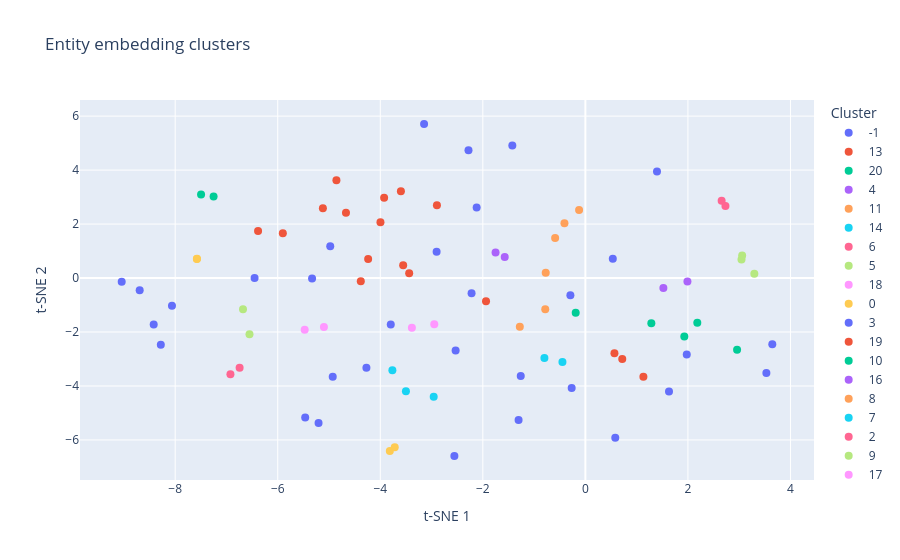

This figure's notebook cell:
### Markdown cell above
#### Predicates

### Code cell
unique_predicates = list(set(triplets["predicate"].dropna()))
embed_model_predicates = EMBEDD_MODEL_1

cluster_model_predicates = HDBSCAN(
    min_cluster_size=2,
    min_samples=2,
    metric="cosine",
    cluster_selection_method="leaf",
    cluster_selection_epsilon=0.0,
)

outlier_prompt_predicate = DECIDE_OUTLIER_FATE_RELATION
replace_prompt_predicate = FIND_BETTER_RELATION_NAME
N_predicates = 2

validate_terms(
    mapping_path="data/predicate_mapping.json",
    data=unique_predicates,
    outlier_prompt=outlier_prompt_predicate
)


predicate_mapping, valid_data_predicates, encoded_predicates, cluster_labels_predicates = create_data_mapping(
    mapping_path="data/predicate_mapping.json",
    embed_model=embed_model_predicates,
    cluster_model=cluster_model_predicates,
    replace_prompt=replace_prompt_predicate,
    N=N_predicates,
)

viz_clusters(valid_data_predicates, encoded_predicates, cluster_labels_predicates)

### Figure 1 — Plotly figure (JSON) as saved in the notebook; plotly's stock layout.template omitted (floating-point values rounded to 4 significant figures)
{"data": [{"customdata": [["-1"], ["-1"], ["-1"], ["-1"], ["-1"], ["-1"], ["-1"], ["-1"], ["-1"], ["-1"], ["-1"], ["-1"], ["-1"], ["-1"], ["-1"], ["-1"], ["-1"], ["-1"], ["-1"], ["-1"], ["-1"], ["-1"], ["-1"], ["-1"], ["-1"], ["-1"], ["-1"], ["-1"]], "hovertemplate": "<b>%{hovertext}</b><br><br>cluster=%{customdata[0]}<extra></extra>", "hovertext": ["mandated resignation permitted", "denies equality", "discusses geneva i and geneva ii developments", "avoids leading to a dead end", "perceived themselves as history’s creators", "reexamines", "presented decorations in the field", "is the largest", "holds similar positions", "requires flexible housing fund establishment", "promotes national unity", "must be kept in state hands", "purchases", "unilaterally declared independence", "maintains strict accuracy against distortion", "facilitated lifting of restrictions", "offered observer participation in anti-terrorism efforts", "consults foreign experts", "recognizes acute regional immigration challenges", "applies single tariff", "condemns extremists", "promotes safe technology adoption", "gave technical support to", "could be appealing", "outperforms in negotiations", "initiated official visit", "acknowledges insufficiency in effectiveness of land use registration", "enabled creation"], "legendgroup": "-1", "marker": {"color": "#636efa", "size": 8, "symbol": "circle"}, "mode": "markers", "name": "-1", "orientation": "v", "showlegend": true, "type": "scatter", "x": [0.535, -0.2672, 1.397, -0.2923, -1.303, -2.901, -4.927, -3.146, -2.28, 3.53, -3.795, 1.977, -8.28, 1.631, -1.425, -2.121, -2.531, -6.452, -2.22, 0.5831, -1.261, -5.465, -5.204, -4.271, -4.976, -5.33, 3.646, -2.555], "xaxis": "x", "y": [0.7161, -4.075, 3.952, -0.6422, -5.26, 0.9763, -3.657, 5.707, 4.737, -3.521, -1.721, -2.837, -2.471, -4.203, 4.91, 2.616, -2.681, 0.004324, -0.5652, -5.922, -3.632, -5.168, -5.371, -3.326, 1.181, -0.01885, -2.45, -6.594], "yaxis": "y"}, {"customdata": [["13"], ["13"], ["13"], ["13"], ["13"]], "hovertemplate": "<b>%{hovertext}</b><br><br>cluster=%{customdata[0]}<extra></extra>", "hovertext": ["is prepared for engagement", "addresses systemic issues", "held preliminary discussions", "desires resolution swiftly", "seeks understanding for resolution"], "legendgroup": "13", "marker": {"color": "#EF553B", "size": 8, "symbol": "circle"}, "mode": "markers", "name": "13", "orientation": "v", "showlegend": true, "type": "scatter", "x": [-4.237, -1.938, -4.38, -3.554, -3.436], "xaxis": "x", "y": [0.7039, -0.8636, -0.1216, 0.4704, 0.1745], "yaxis": "y"}, {"customdata": [["20"], ["20"], ["20"], ["20"], ["20"]], "hovertemplate": "<b>%{hovertext}</b><br><br>cluster=%{customdata[0]}<extra></extra>", "hovertext": ["prevents conflicts", "strengthens property rights", "emphasizes security and stability", "maintained governance continuity", "preserves sovereignty and security"], "legendgroup": "20", "marker": {"color": "#00cc96", "size": 8, "symbol": "circle"}, "mode": "markers", "name": "20", "orientation": "v", "showlegend": true, "type": "scatter", "x": [-0.1886, 2.959, 1.287, 2.183, 1.93], "xaxis": "x", "y": [-1.291, -2.658, -1.671, -1.658, -2.17], "yaxis": "y"}, {"customdata": [["4"], ["4"]], "hovertemplate": "<b>%{hovertext}</b><br><br>cluster=%{customdata[0]}<extra></extra>", "hovertext": ["recognizes political dynamics", "determined by 20th-century geopolitics"], "legendgroup": "4", "marker": {"color": "#ab63fa", "size": 8, "symbol": "circle"}, "mode": "markers", "name": "4", "orientation": "v", "showlegend": true, "type": "scatter", "x": [1.522, 1.99], "xaxis": "x", "y": [-0.3686, -0.1242], "yaxis": "y"}, {"customdata": [["11"], ["11"], ["11"]], "hovertemplate": "<b>%{hovertext}</b><br><br>cluster=%{customdata[0]}<extra></extra>", "hovertext": ["caused provocation", "avoids attributing blame", "holds accountability for future outcomes"], "legendgroup": "11", "marker": {"color": "#FFA15A", "size": 8, "symbol": "circle"}, "mode": "markers", "name": "11", "orientation": "v", "showlegend": true, "type": "scatter", "x": [-0.7733, -0.7827, -1.279], "xaxis": "x", "y": [0.1951, -1.157, -1.805], "yaxis": "y"}, {"customdata": [["14"], ["14"]], "hovertemplate": "<b>%{hovertext}</b><br><br>cluster=%{customdata[0]}<extra></extra>", "hovertext": ["opposes non-compliant laws", "opposes generalised approaches"], "legendgroup": "14", "marker": {"color": "#19d3f3", "size": 8, "symbol": "circle"}, "mode": "markers", "name": "14", "orientation": "v", "showlegend": true, "type": "scatter", "x": [-0.4474, -0.799], "xaxis": "x", "y": [-3.108, -2.961], "yaxis": "y"}, {"customdata": [["6"], ["6"]], "hovertemplate": "<b>%{hovertext}</b><br><br>cluster=%{customdata[0]}<extra></extra>", "hovertext": ["focuses differently on anti-missile defense", "integrates aerospace defence systems"], "legendgroup": "6", "marker": {"color": "#FF6692", "size": 8, "symbol": "circle"}, "mode": "markers", "name": "6", "orientation": "v", "showlegend": true, "type": "scatter", "x": [2.732, 2.658], "xaxis": "x", "y": [2.671, 2.867], "yaxis": "y"}, {"customdata": [["5"], ["5"], ["5"]], "hovertemplate": "<b>%{hovertext}</b><br><br>cluster=%{customdata[0]}<extra></extra>", "hovertext": ["allows anti-russian statements", "enhanced law enforcement in the caucasus", "lies within post-soviet territory"], "legendgroup": "5", "marker": {"color": "#B6E880", "size": 8, "symbol": "circle"}, "mode": "markers", "name": "5", "orientation": "v", "showlegend": true, "type": "scatter", "x": [3.058, 3.296, 3.045], "xaxis": "x", "y": [0.8314, 0.1628, 0.685], "yaxis": "y"}, {"customdata": [["18"], ["18"]], "hovertemplate": "<b>%{hovertext}</b><br><br>cluster=%{customdata[0]}<extra></extra>", "hovertext": ["demanded higher workload", "demands improvement efforts"], "legendgroup": "18", "marker": {"color": "#FF97FF", "size": 8, "symbol": "circle"}, "mode": "markers", "name": "18", "orientation": "v", "showlegend": true, "type": "scatter", "x": [-5.474, -5.099], "xaxis": "x", "y": [-1.915, -1.812], "yaxis": "y"}, {"customdata": [["0"], ["0"]], "hovertemplate": "<b>%{hovertext}</b><br><br>cluster=%{customdata[0]}<extra></extra>", "hovertext": ["requires updating", "requires recording"], "legendgroup": "0", "marker": {"color": "#FECB52", "size": 8, "symbol": "circle"}, "mode": "markers", "name": "0", "orientation": "v", "showlegend": true, "type": "scatter", "x": [-3.814, -3.718], "xaxis": "x", "y": [-6.41, -6.273], "yaxis": "y"}, {"customdata": [["3"], ["3"]], "hovertemplate": "<b>%{hovertext}</b><br><br>cluster=%{customdata[0]}<extra></extra>", "hovertext": ["learn from", "adopted future course"], "legendgroup": "3", "marker": {"color": "#636efa", "size": 8, "symbol": "circle"}, "mode": "markers", "name": "3", "orientation": "v", "showlegend": true, "type": "scatter", "x": [-8.419, -8.063], "xaxis": "x", "y": [-1.72, -1.028], "yaxis": "y"}, {"customdata": [["19"], ["19"], ["19"], ["19"], ["19"], ["19"], ["19"], ["19"], ["19"]], "hovertemplate": "<b>%{hovertext}</b><br><br>cluster=%{customdata[0]}<extra></extra>", "hovertext": ["facilitates inter-state connections", "withholds cooperation", "conducts bilateral exchanges", "works in partnership with", "engages in bilateral working group formation", "engages in open cooperation", "intends to join oecd", "enhances exchange", "entered an economic cooperation agreement"], "legendgroup": "19", "marker": {"color": "#EF553B", "size": 8, "symbol": "circle"}, "mode": "markers", "name": "19", "orientation": "v", "showlegend": true, "type": "scatter", "x": [-2.895, -3.997, -3.925, -5.119, -4.856, -4.669, -6.384, -3.598, -5.901], "xaxis": "x", "y": [2.693, 2.068, 2.972, 2.584, 3.621, 2.415, 1.747, 3.214, 1.663], "yaxis": "y"}, {"customdata": [["10"], ["10"]], "hovertemplate": "<b>%{hovertext}</b><br><br>cluster=%{customdata[0]}<extra></extra>", "hovertext": ["provides hydrocarbons to eu", "establishes caspian sea agreements"], "legendgroup": "10", "marker": {"color": "#00cc96", "size": 8, "symbol": "circle"}, "mode": "markers", "name": "10", "orientation": "v", "showlegend": true, "type": "scatter", "x": [-7.496, -7.251], "xaxis": "x", "y": [3.099, 3.023], "yaxis": "y"}, {"customdata": [["16"], ["16"]], "hovertemplate": "<b>%{hovertext}</b><br><br>cluster=%{customdata[0]}<extra></extra>", "hovertext": ["attended despite instability", "failed coordination"], "legendgroup": "16", "marker": {"color": "#ab63fa", "size": 8, "symbol": "circle"}, "mode": "markers", "name": "16", "orientation": "v", "showlegend": true, "type": "scatter", "x": [-1.573, -1.752], "xaxis": "x", "y": [0.7814, 0.9466], "yaxis": "y"}, {"customdata": [["8"], ["8"], ["8"]], "hovertemplate": "<b>%{hovertext}</b><br><br>cluster=%{customdata[0]}<extra></extra>", "hovertext": ["led to deterioration", "detected persistent systemic decay", "triggered decline"], "legendgroup": "8", "marker": {"color": "#FFA15A", "size": 8, "symbol": "circle"}, "mode": "markers", "name": "8", "orientation": "v", "showlegend": true, "type": "scatter", "x": [-0.408, -0.1225, -0.5899], "xaxis": "x", "y": [2.034, 2.517, 1.485], "yaxis": "y"}, {"customdata": [["7"], ["7"], ["7"]], "hovertemplate": "<b>%{hovertext}</b><br><br>cluster=%{customdata[0]}<extra></extra>", "hovertext": ["requires careful analysis", "shows willingness to address concerns", "demonstrates publicly"], "legendgroup": "7", "marker": {"color": "#19d3f3", "size": 8, "symbol": "circle"}, "mode": "markers", "name": "7", "orientation": "v", "showlegend": true, "type": "scatter", "x": [-2.958, -3.764, -3.5], "xaxis": "x", "y": [-4.404, -3.42, -4.193], "yaxis": "y"}, {"customdata": [["2"], ["2"]], "hovertemplate": "<b>%{hovertext}</b><br><br>cluster=%{customdata[0]}<extra></extra>", "hovertext": ["emphasizes competitive effort for meat sales", "relies on grain production"], "legendgroup": "2", "marker": {"color": "#FF6692", "size": 8, "symbol": "circle"}, "mode": "markers", "name": "2", "orientation": "v", "showlegend": true, "type": "scatter", "x": [-6.744, -6.923], "xaxis": "x", "y": [-3.323, -3.567], "yaxis": "y"}, {"customdata": [["9"], ["9"]], "hovertemplate": "<b>%{hovertext}</b><br><br>cluster=%{customdata[0]}<extra></extra>", "hovertext": ["offered cheaper energy", "seeks economic advancement"], "legendgroup": "9", "marker": {"color": "#B6E880", "size": 8, "symbol": "circle"}, "mode": "markers", "name": "9", "orientation": "v", "showlegend": true, "type": "scatter", "x": [-6.551, -6.678], "xaxis": "x", "y": [-2.085, -1.153], "yaxis": "y"}, {"customdata": [["17"], ["17"]], "hovertemplate": "<b>%{hovertext}</b><br><br>cluster=%{customdata[0]}<extra></extra>", "hovertext": ["requires suspension of participation", "increase participation"], "legendgroup": "17", "marker": {"color": "#FF97FF", "size": 8, "symbol": "circle"}, "mode": "markers", "name": "17", "orientation": "v", "showlegend": true, "type": "scatter", "x": [-2.947, -3.384], "xaxis": "x", "y": [-1.714, -1.841], "yaxis": "y"}, {"customdata": [["12"], ["12"]], "hovertemplate": "<b>%{hovertext}</b><br><br>cluster=%{customdata[0]}<extra></extra>", "hovertext": ["approves development programmes", "finalizes long-term national development programme"], "legendgroup": "12", "marker": {"color": "#FECB52", "size": 8, "symbol": "circle"}, "mode": "markers", "name": "12", "orientation": "v", "showlegend": true, "type": "scatter", "x": [-7.577, -7.575], "xaxis": "x", "y": [0.7014, 0.7155], "yaxis": "y"}, {"customdata": [["1"], ["1"]], "hovertemplate": "<b>%{hovertext}</b><br><br>cluster=%{customdata[0]}<extra></extra>", "hovertext": ["develops medical equipment projects", "send personnel for training"], "legendgroup": "1", "marker": {"color": "#636efa", "size": 8, "symbol": "circle"}, "mode": "markers", "name": "1", "orientation": "v", "showlegend": true, "type": "scatter", "x": [-9.043, -8.693], "xaxis": "x", "y": [-0.134, -0.4506], "yaxis": "y"}, {"customdata": [["15"], ["15"], ["15"]], "hovertemplate": "<b>%{hovertext}</b><br><br>cluster=%{customdata[0]}<extra></extra>", "hovertext": ["exerts greater law-and-order authority", "limits arbitrary government action", "promotes independent judicial systems"], "legendgroup": "15", "marker": {"color": "#EF553B", "size": 8, "symbol": "circle"}, "mode": "markers", "name": "15", "orientation": "v", "showlegend": true, "type": "scatter", "x": [0.7193, 0.567, 1.132], "xaxis": "x", "y": [-2.996, -2.791, -3.654], "yaxis": "y"}], "layout": {"legend": {"title": {"text": "Cluster"}, "tracegroupgap": 0}, "title": {"text": "Entity embedding clusters"}, "xaxis": {"anchor": "y", "domain": [0, 1], "title": {"text": "t-SNE 1"}}, "yaxis": {"anchor": "x", "domain": [0, 1], "title": {"text": "t-SNE 2"}}}}
